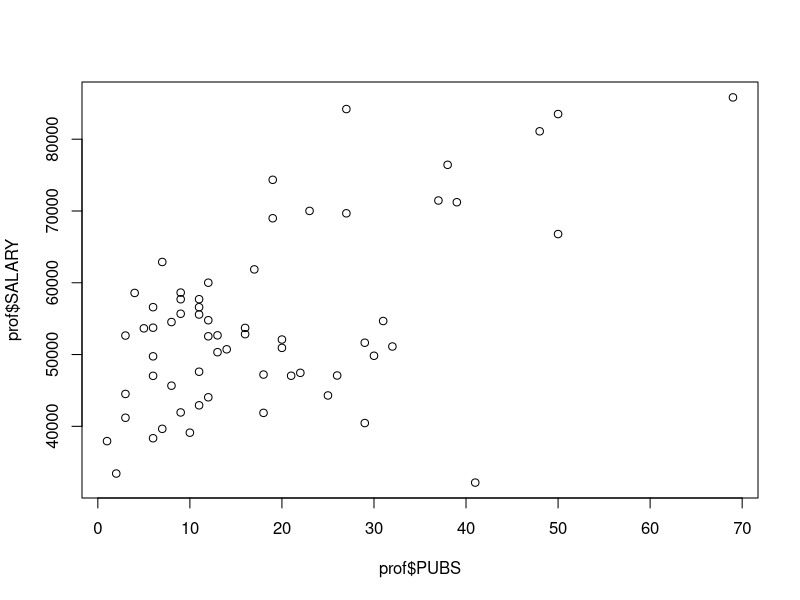
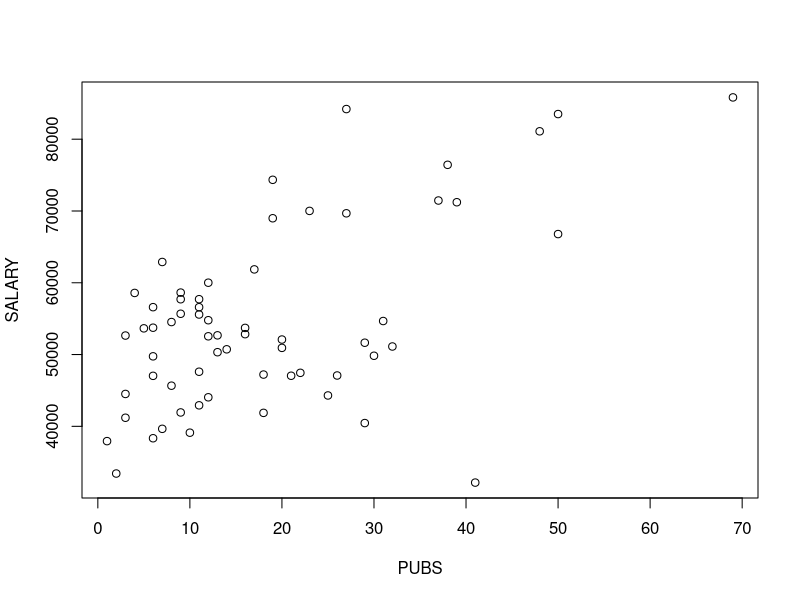

Write the R code that produced these figures, in order.
# R practice #

################################################
# Install package and call
################################################
# 1. Package installation - required once with, e.g., install.packages("MASS")
# 2. Once it is installed we need to call it for the use e.g., library("MASS")
# note: some packages require installation of dependnet packages

install.packages("MASS")  # need only once for your computer
library("MASS")  # need for package loading  

#################################################
# data import
#################################################

## 1. built-in data
?airquality  # information about dataset

View(airquality) 
dim(airquality)  # the number of observations and variables
class(airquality) # format
str(airquality) # structure
head(airquality) # head of the data
tail(airquality) # tail of the data
?str

data()  # other R built-in data 

## 2. import excel or csv file
setwd("/Users/rudymartinez/Desktop/MSDA/Fall 2020/STA 6443_Algorithms I/STAT-Algorithms-1/Week 1")  # need to change this path

prof=read.csv("Professor.csv", header=TRUE)

View(prof)
dim(prof)  
class(prof) 
str(prof) 

install.packages("readxl")
library("readxl")
cars=read_xlsx("CARS.xlsx")

## 3. import sas or spss file also possible - with propoer library installed

##########################################
# quick practice
##########################################

# R is case-sensitive 

# extract SALARY information as a vector 
prof$SALARY
prof[ ,"SALARY"]
prof[ ,4]

# data format (numeric/ factor/ character)
class(prof$SALARY); class(prof$Gender)

table(prof$Gender)  # for factor variable
plot(prof$PUBS, prof$SALARY)   # scatter plot

attach(prof)  # attach R objects - no need to 
table(Gender)
plot(PUBS, SALARY)
detach(prof)   # don't forget detach()

new.var=log(prof$SALARY)  # define new variable
prof=cbind(prof,new.var) 
View(prof)

############################################
# data split or filtering
###########################################

# split the data - Female and Male
prof.female=prof[prof$Gender=="Female", ]
prof.male=prof[prof$Gender=="Male", ]

# filter the data - observations with SALARY <50,000
prof.sub1=prof[prof$SALARY < 50000, ]

# delete observation with SALARY < 50,000
tmp.id=which(prof$SALARY < 50000)
prof.sub2=prof[-tmp.id, ]

# leave only two varialbes - PUBS and SALARY
prof.sub3=prof[ ,c("PUBS","SALARY")]
prof.sub4=prof[ ,c(2,4)]

# delete observation with 

######################################
# logical 
#####################################

a = c(1,2,3,4,6)
b = c(0,2,3,5,6)

sum(a==b) # number of same elements (element-wise comparison; location matters)
sum(a!=b) # number of different elements

